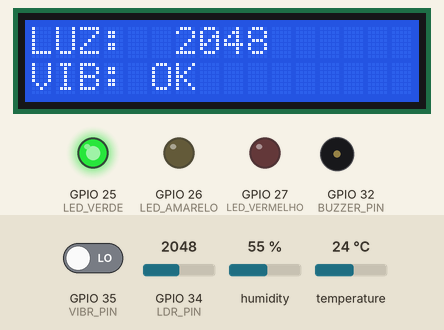
The sketch below on a simulated ESP32. On the bench: 16×2 character LCD, output pins drawn as LEDs (lit = HIGH), buzzer (waves = sounding). The inputs (shaded band) are chosen by the test bench; at power-on: GPIO 34 (LDR_PIN) = 2048, temperature 24 °C, GPIO 35 (VIBR_PIN) LOW, humidity 55 %. What the sketch prints to the serial monitor is not drawn.

Above: at 3.7 s.
3.8 s: GPIO 34 (LDR_PIN) set to 856
At 12.6 s:
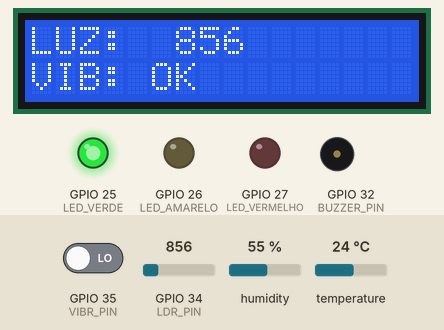
12.8 s: GPIO 34 (LDR_PIN) set to 751
At 15.6 s:
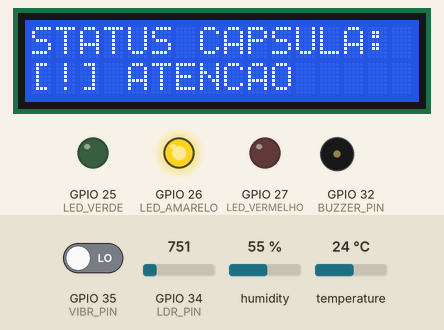
21.8 s: temperature set to 34.5 °C
At 28.0 s:
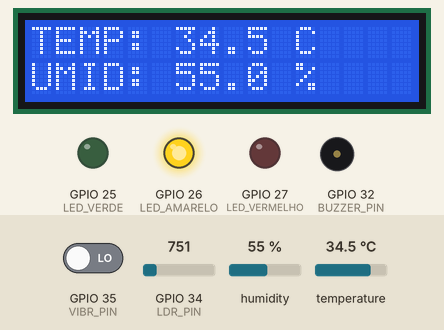
30.8 s: temperature set to 35.7 °C
At 35.2 s:
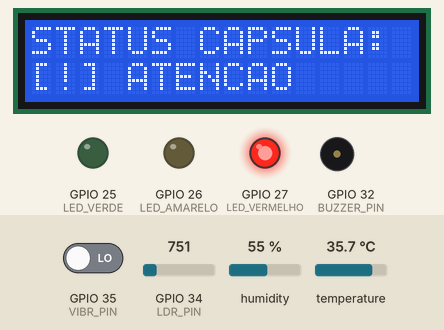
37.1 s: GPIO 35 (VIBR_PIN) driven HIGH
At 40.0 s:
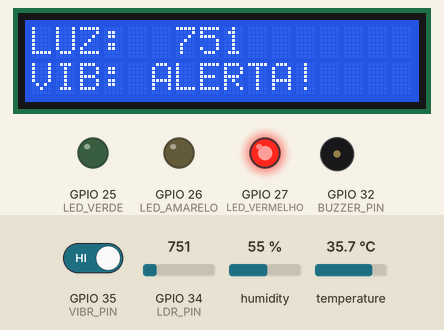
41.7 s: humidity set to 22 %
At 45.5 s:
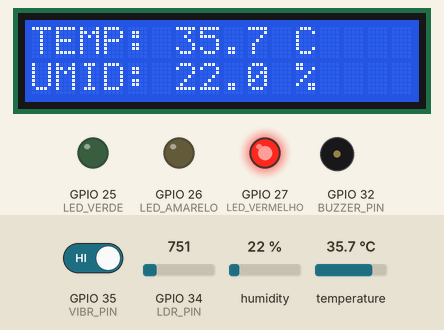
Timing chart, 0 to 45.9 s (numbered marks = the images above; inputs shaded):
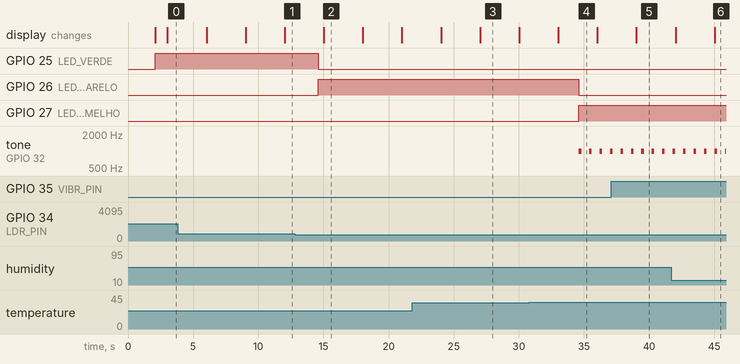

The sketch:

capsula_espacial.ino
```cpp
#include <Wire.h>
#include <LiquidCrystal_I2C.h>
#include <DHT.h>

// ── Pinos ──────────────────────────────────────────────────────────
#define DHT_PIN       4        // Sensor DHT22 (temperatura e umidade)
#define DHT_TYPE      DHT22
#define LDR_PIN       34       // Sensor LDR (luminosidade) – entrada analógica
#define VIBR_PIN      35       // Sensor de vibração (SW-420) – entrada digital
#define LED_VERDE     25       // LED verde  → tudo normal
#define LED_AMARELO   26       // LED amarelo → atenção
#define LED_VERMELHO  27       // LED vermelho → alerta crítico
#define BUZZER_PIN    32       // Buzzer para alarme sonoro

// ── Limiares ───────────────────────────────────────────────────────
#define TEMP_CRITICA      35.0   // °C → acima = alerta
#define TEMP_ATENCAO      28.0   // °C → acima = atenção
#define LUZ_CRITICA       200    // valor ADC → abaixo = muito escuro (falha iluminação)
#define LUZ_ATENCAO       800    // valor ADC → abaixo = atenção

// ── Instâncias ──────────────────────────────────────────────────────
LiquidCrystal_I2C lcd(0x27, 16, 2);   // Endereço I2C padrão do LCD 16x2
DHT dht(DHT_PIN, DHT_TYPE);

// ── Variáveis globais ───────────────────────────────────────────────
float temperatura    = 0.0;
float umidade        = 0.0;
int   luminosidade   = 0;
bool  vibracao       = false;
unsigned long ultimaLeitura = 0;
const unsigned long INTERVALO = 2000;   // 2 s entre leituras

// ── Enumeração de status ────────────────────────────────────────────
enum Status { NORMAL, ATENCAO, CRITICO };
Status statusAtual = NORMAL;

// ── Protótipos ──────────────────────────────────────────────────────
void lerSensores();
void avaliarStatus();
void atualizarLEDs();
void exibirDisplay(int tela);
void dispararAlarme();
void serialLog();

// ===================================================================
void setup() {
  Serial.begin(115200);
  Serial.println(F("=== CAPSULA ESPACIAL – BOOT ==="));

  // LCD
  lcd.init();
  lcd.backlight();
  lcd.setCursor(0, 0);
  lcd.print(F("  CAPSULA FIAP  "));
  lcd.setCursor(0, 1);
  lcd.print(F("  Inicializando "));
  delay(2000);
  lcd.clear();

  // DHT
  dht.begin();

  // Pinos de saída
  pinMode(LED_VERDE,    OUTPUT);
  pinMode(LED_AMARELO,  OUTPUT);
  pinMode(LED_VERMELHO, OUTPUT);
  pinMode(BUZZER_PIN,   OUTPUT);

  // Pinos de entrada
  pinMode(VIBR_PIN, INPUT);

  // Feedback visual de boot OK
  digitalWrite(LED_VERDE, HIGH);
  delay(500);
  digitalWrite(LED_VERDE, LOW);
  Serial.println(F("Sistema pronto."));
}

// ===================================================================
void loop() {
  unsigned long agora = millis();

  if (agora - ultimaLeitura >= INTERVALO) {
    ultimaLeitura = agora;

    lerSensores();
    avaliarStatus();
    atualizarLEDs();
    serialLog();
  }

  // Alterna entre 2 telas do LCD a cada 3 s
  static unsigned long trocaTela = 0;
  static int telAtual = 0;
  if (agora - trocaTela >= 3000) {
    trocaTela = agora;
    telAtual = (telAtual + 1) % 3;
    exibirDisplay(telAtual);
  }

  // Alarme sonoro apenas em estado CRITICO
  if (statusAtual == CRITICO) {
    dispararAlarme();
  }
}

// ===================================================================
// Lê todos os sensores
void lerSensores() {
  // DHT22 – temperatura e umidade
  float t = dht.readTemperature();
  float h = dht.readHumidity();
  if (!isnan(t)) temperatura = t;
  if (!isnan(h)) umidade     = h;

  // LDR – valor analógico 0-4095 (ADC 12-bit do ESP32)
  luminosidade = analogRead(LDR_PIN);

  // SW-420 – vibração (HIGH = vibrando)
  vibracao = digitalRead(VIBR_PIN);
}

// ===================================================================
// Determina o status global com base nos limares
void avaliarStatus() {
  statusAtual = NORMAL;

  if (temperatura >= TEMP_CRITICA || luminosidade < LUZ_CRITICA || vibracao) {
    statusAtual = CRITICO;
  } else if (temperatura >= TEMP_ATENCAO || luminosidade < LUZ_ATENCAO) {
    statusAtual = ATENCAO;
  }
}

// ===================================================================
// Liga o LED correspondente ao status
void atualizarLEDs() {
  digitalWrite(LED_VERDE,    statusAtual == NORMAL   ? HIGH : LOW);
  digitalWrite(LED_AMARELO,  statusAtual == ATENCAO  ? HIGH : LOW);
  digitalWrite(LED_VERMELHO, statusAtual == CRITICO  ? HIGH : LOW);
}

// ===================================================================
// Exibe dados no LCD alternando entre 3 telas
void exibirDisplay(int tela) {
  lcd.clear();

  switch (tela) {
    case 0:  // Tela 1 – Temperatura e Umidade
      lcd.setCursor(0, 0);
      lcd.print(F("TEMP: "));
      lcd.print(temperatura, 1);
      lcd.print(F(" C"));

      lcd.setCursor(0, 1);
      lcd.print(F("UMID: "));
      lcd.print(umidade, 1);
      lcd.print(F(" %"));
      break;

    case 1:  // Tela 2 – Luminosidade e Vibração
      lcd.setCursor(0, 0);
      lcd.print(F("LUZ:  "));
      lcd.print(luminosidade);

      lcd.setCursor(0, 1);
      lcd.print(F("VIB: "));
      lcd.print(vibracao ? F("ALERTA!   ") : F("OK        "));
      break;

    case 2:  // Tela 3 – Status geral
      lcd.setCursor(0, 0);
      lcd.print(F("STATUS CAPSULA: "));
      lcd.setCursor(0, 1);
      switch (statusAtual) {
        case NORMAL:  lcd.print(F("[OK] NOMINAL    ")); break;
        case ATENCAO: lcd.print(F("[!] ATENCAO     ")); break;
        case CRITICO: lcd.print(F("[X] CRITICO!!!  ")); break;
      }
      break;
  }
}

// ===================================================================
// Dispara buzzer em pulsos curtos (estado crítico)
void dispararAlarme() {
  static unsigned long ultimoBeep = 0;
  unsigned long agora = millis();
  if (agora - ultimoBeep >= 800) {
    ultimoBeep = agora;
    tone(BUZZER_PIN, 1000, 200);
  }
}

// ===================================================================
// Envia leitura para o Monitor Serial em formato legível
void serialLog() {
  Serial.println(F("-------------------------------"));
  Serial.print(F("Temperatura : ")); Serial.print(temperatura); Serial.println(F(" °C"));
  Serial.print(F("Umidade     : ")); Serial.print(umidade);     Serial.println(F(" %"));
  Serial.print(F("Luminosidade: ")); Serial.println(luminosidade);
  Serial.print(F("Vibracao    : ")); Serial.println(vibracao ? F("DETECTADA") : F("NENHUMA"));

  Serial.print(F("Status      : "));
  switch (statusAtual) {
    case NORMAL:  Serial.println(F("NORMAL"));  break;
    case ATENCAO: Serial.println(F("ATENCAO")); break;
    case CRITICO: Serial.println(F("CRITICO")); break;
  }
}
```

Measured:
- the behaviour switches between 800 and 799 on GPIO 34 (LDR_PIN) (found by bisection; images 1 and 2)
- the behaviour switches between 34.9 and 35 °C on temperature (found by bisection; images 3 and 4)
- after the input at 12.8 s, GPIO 25 (LED_VERDE): HIGH → LOW after 1.8 s; GPIO 26 (LED_AMARELO): LOW → HIGH after 1.8 s; the display: changes after 2.2 s (image 2)
- after the input at 30.8 s, GPIO 26 (LED_AMARELO): HIGH → LOW after 3.8 s; GPIO 27 (LED_VERMELHO): LOW → HIGH after 3.8 s; tone on GPIO 32 (BUZZER_PIN): alternates 1000 Hz for 0.20 s and silent for 0.60 s, starting after 3.8 s
- after the input at 37.1 s, the display: changes after 1.9 s (image 5)
- what the display in image 2 shows lasts 3.0 s, from 15.0 s to 18.0 s
